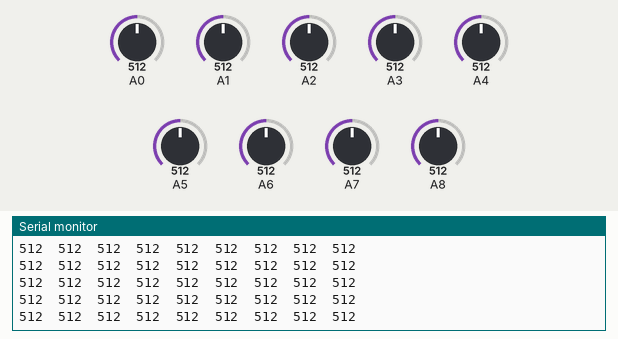
Recording of a sketch running on a simulated Arduino Mega 2560, built with avr-gcc and run on an emulated ATmega2560. On the bench: the last lines printed to the serial monitor. Inputs (shaded band) come from the test bench; at power-on: A4 = 512, A0 = 512, A1 = 512, A2 = 512, A3 = 512, A5 = 512, A6 = 512, A7 = 512, A8 = 512.

Above: at 8.7 s.
8.8 s: A4 set to 107
At 8.82 s:
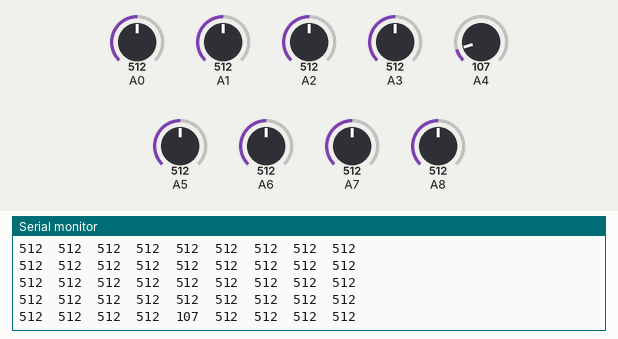
11.8 s: A4 set to 92
At 11.9 s:
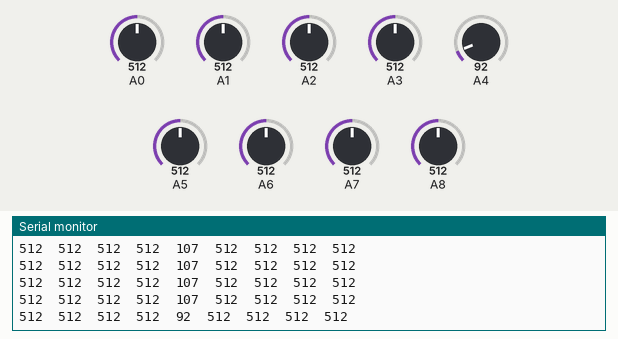
Timing chart, 0 to 14.8 s (numbered marks = the images above; inputs shaded):
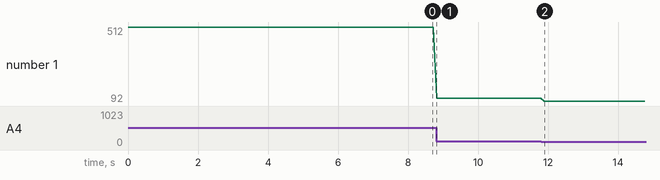

The sketch:

sensor_testing.ino
```cpp
void setup() {
  Serial.begin(9600);

}

void loop() {
  // put your main code here, to run repeatedly:
  Serial.print(analogRead(A0));
  Serial.print("  ");

  Serial.print(analogRead(A1));
  Serial.print("  ");

  Serial.print(analogRead(A2));
  Serial.print("  ");

  Serial.print(analogRead(A3));
  Serial.print("  ");

  Serial.print(analogRead(A4));
  Serial.print("  ");

  Serial.print(analogRead(A5));
  Serial.print("  ");

  Serial.print(analogRead(A6));
  Serial.print("  ");

  Serial.print(analogRead(A7));
  Serial.print("  ");

  Serial.print(analogRead(A8));
  Serial.print("\n");


  delay(100);
}
```

Measured:
- after the input at 8.8 s, the serial monitor: prints a new line at once (image 1)
- after the input at 11.8 s, the serial monitor: prints a new line after 0.09 s (image 2)
- plotted number 1: 512 → 107 after the input at 8.8 s, 107 → 92 after the input at 11.8 s
